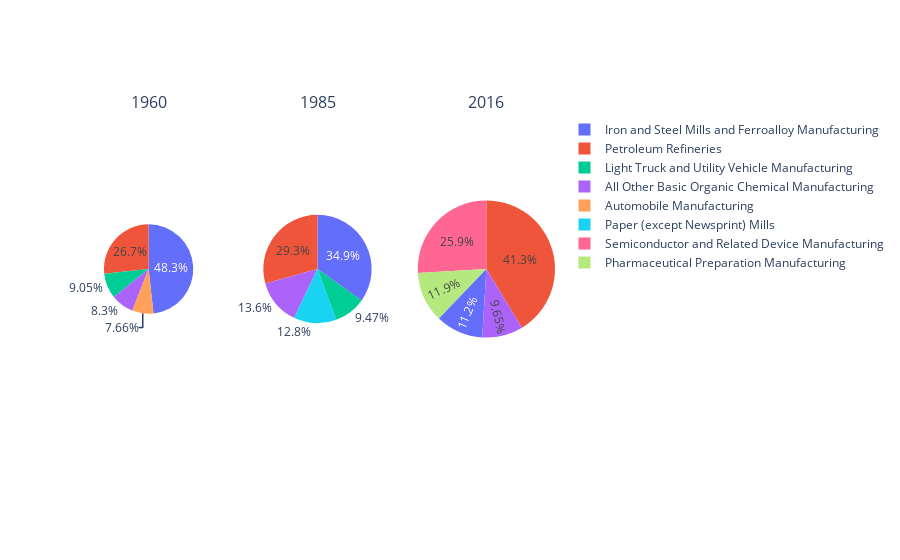

The notebook cell saved with this chart:
### Code cell
from plotly.subplots import make_subplots
import plotly.graph_objects as go

# Set chart parameters
years = [1960,1985,2016]    # list of years to include
n = 5                       # number of industries to include per year
n_cols = 3                  # number of pie charts per row

cap_data = [df[df['year']==yr][['naics_title','cap']]
    for yr in years]

top_n = [data.sort_values(['cap'], ascending=False).head(n)
    for data in cap_data]

# Ceiling division to find number of rows needed
n_years = len(years)
n_rows = -1 * (-n_years // n_cols)

# Create figure
fig = make_subplots(
    rows=n_rows,
    cols=n_cols,
    specs=[
        [{'type':'pie'}]*n_cols]*n_rows,
        subplot_titles=["{} Market Cap".format(yr) for yr in years]
    )

# Add trace (pie chart) for each year
for i in range(n_years):

    fig.add_trace(
        go.Pie(
            labels=top_n[i]['naics_title'],
            values=top_n[i]['cap'],
            scalegroup='one',
            name='{} Market Cap'.format(years[i])
        ), (-1*(-(i+1)//n_cols)), ((i%n_cols)+1)
    )   

fig.update_layout(title_text = "Total Market Capital of Top {}")

fig.show()

### Figure 1 — Plotly figure (JSON) as saved in the notebook; plotly's stock layout.template omitted (floating-point values rounded to 4 significant figures)
{"data": [{"domain": {"x": [0, 0.2889], "y": [0, 1]}, "labels": ["Iron and Steel Mills and Ferroalloy Manufacturing", "Petroleum Refineries", "Light Truck and Utility Vehicle Manufacturing", "All Other Basic Organic Chemical Manufacturing", "Automobile Manufacturing"], "name": "Total 1960 Market Capital Stock", "scalegroup": "one", "type": "pie", "values": [94740.0, 52470.0, 17774, 16290.0, 15048]}, {"domain": {"x": [0.3556, 0.6444], "y": [0, 1]}, "labels": ["Iron and Steel Mills and Ferroalloy Manufacturing", "Petroleum Refineries", "All Other Basic Organic Chemical Manufacturing", "Paper (except Newsprint) Mills", "Light Truck and Utility Vehicle Manufacturing"], "name": "Total 1985 Market Capital Stock", "scalegroup": "one", "type": "pie", "values": [100600.0, 84645, 39260.0, 36890.0, 27340.0]}, {"domain": {"x": [0.7111, 1], "y": [0, 1]}, "labels": ["Petroleum Refineries", "Semiconductor and Related Device Manufacturing", "Pharmaceutical Preparation Manufacturing", "Iron and Steel Mills and Ferroalloy Manufacturing", "All Other Basic Organic Chemical Manufacturing"], "name": "Total 2016 Market Capital Stock", "scalegroup": "one", "type": "pie", "values": [191500.0, 120200.0, 55221, 51820.0, 44720.0]}], "layout": {"annotations": [{"font": {"size": 16}, "showarrow": false, "text": "1960", "x": 0.1444, "xanchor": "center", "xref": "paper", "y": 1, "yanchor": "bottom", "yref": "paper"}, {"font": {"size": 16}, "showarrow": false, "text": "1985", "x": 0.5, "xanchor": "center", "xref": "paper", "y": 1, "yanchor": "bottom", "yref": "paper"}, {"font": {"size": 16}, "showarrow": false, "text": "2016", "x": 0.8556, "xanchor": "center", "xref": "paper", "y": 1, "yanchor": "bottom", "yref": "paper"}]}}
